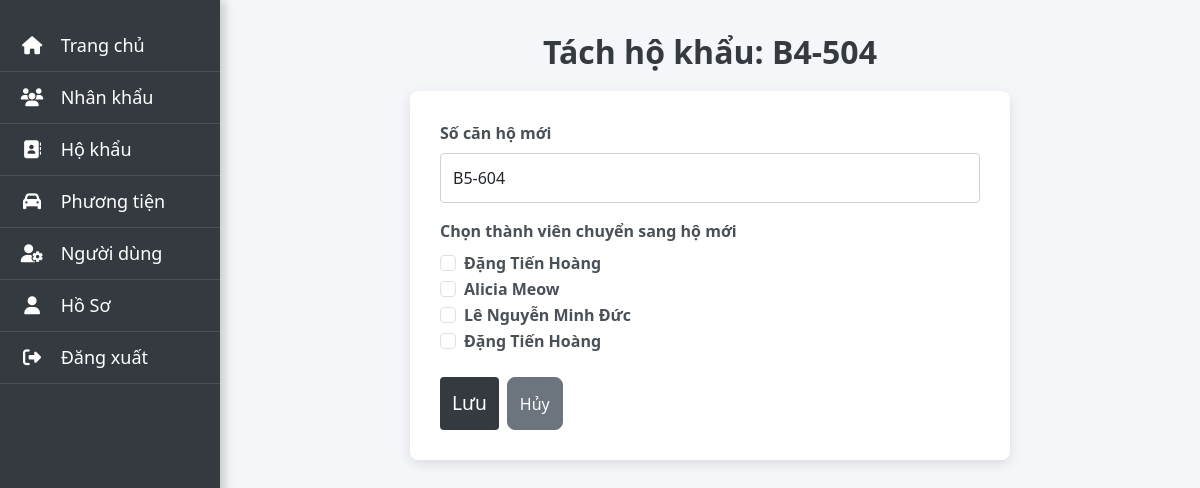
Page /quanly/ho-khau/tach/11/ (signed in) on the committed database.
### apartment_management/models.py (models this page shows, shortened)
class HoKhau(models.Model):
    TRANG_THAI_CHOICES = [
        ('Đang ở', 'Đang ở'),
        ('Đã rời đi', 'Đã rời đi'),
    ]
    so_can_ho = models.CharField(max_length=10)
    tang = models.IntegerField()
    toa_nha = models.CharField(max_length=30)
    ngay_lap = models.DateField(null=True, blank=True)
    ngay_chuyen_di = models.DateField(null=True, blank=True)
    dien_tich = models.FloatField(null=True, blank=True)
    so_xe_may = models.IntegerField(null=True, blank=True)
    so_o_to = models.IntegerField(null=True, blank=True)
    chu_ho = models.ForeignKey('NhanKhau', on_delete=models.SET_NULL, null=True, blank=True, related_name='chu_ho_cua_ho_khau')
    trang_thai = models.CharField(max_length=20, choices=TRANG_THAI_CHOICES)

class NhanKhau(models.Model):
    GIOI_TINH_CHOICES = [('Nam', 'Nam'), ('Nữ', 'Nữ')]
    TRANG_THAI_CHOICES = [
        ('Đang sinh sống', 'Đang sinh sống'),
        ('Đã chuyển đi', 'Đã chuyển đi'),
        ('Đã qua đời', 'Đã qua đời'),
    ]
    ho_khau = models.ForeignKey(HoKhau, on_delete=models.CASCADE)
    ho_ten = models.CharField(max_length=100)
    ngay_sinh = models.DateField()
    gioi_tinh = models.CharField(max_length=3, choices=GIOI_TINH_CHOICES)
    ma_can_cuoc = models.CharField(max_length=15, unique=True)
    so_dien_thoai = models.CharField(max_length=15)
    trang_thai = models.CharField(max_length=20, choices=TRANG_THAI_CHOICES, default='Đang sinh sống')
    thoi_gian_chuyen_den = models.DateField()
    thoi_gian_chuyen_di = models.DateField(null=True, blank=True)
    quan_he_voi_chu_ho = models.CharField(max_length=30, null=True, blank=True)

### apartment_management/views/quanly_views/hokhau_views.py (the view, shortened to what this page needs)
# urls.py: path('quanly/ho-khau/tach/<int:ho_id>/', hokhau_views.tach_hokhau, name='tach_hokhau'),
@login_required
@role_required('Quản lý')
def tach_hokhau(request, ho_id):
    ho_cu = get_object_or_404(HoKhau, id=ho_id)
    thanh_vien_list = ho_cu.nhankhau_set.all()
    ho_moi_list = HoKhau.objects.filter(nhankhau__isnull=True)
    return render(request, 'quanly/hokhau/tach_hokhau.html', {
        'ho': ho_cu,
        'thanh_vien_list': thanh_vien_list,
        'ho_moi_list': ho_moi_list,
    })

### apartment_management/views/nguoidung_views.py (called while the page is built)
def role_required(required_role):
    def decorator(view_func):
        @wraps(view_func)
        def _wrapped_view(request, *args, **kwargs):
            if request.user.is_authenticated:
                nguoi_dung = getattr(request.user, 'nguoidung', None)
                if nguoi_dung and nguoi_dung.vai_tro == required_role:
                    return view_func(request, *args, **kwargs)
            return redirect('login')
        return _wrapped_view
    return decorator

### apartment_management/templates/quanly/hokhau/tach_hokhau.html (shortened to what this page needs)
{% extends 'quanly/quanly_base.html' %}
{% block content %}
<h2>Tách hộ khẩu: {{ ho.so_can_ho }}</h2>
<form method="post" novalidate>
    <div class="mb-3">
        <label for="so_can_ho" class="form-label">Số căn hộ mới</label>
        <select name="so_can_ho" class="form-control" required>
            {% for ho in ho_moi_list %}
            <option value="{{ ho.id }}">{{ ho.so_can_ho }}</option>
            {% endfor %}
        </select>
    </div>
    <div class="mb-3">
        <label class="form-label">Chọn thành viên chuyển sang hộ mới</label>
        {% for tv in thanh_vien_list %}
        <div class="form-check">
            <input class="form-check-input" type="checkbox" name="thanh_vien_ids" id="tv_{{ tv.id }}" value="{{ tv.id }}">
            <label class="form-check-label" for="tv_{{ tv.id }}">{{ tv.ho_ten }}</label>
        </div>
        {% endfor %}
    </div>
    <div class="d-flex gap-2 mt-4">
        <button type="submit" class="btn btn-success">Lưu</button>
        <button type="button" class="btn btn-secondary" onclick='window.location.href="{% url 'chitiet_hokhau' ho.id %}"'>Hủy</button>
    </div>
</form>
{% endblock %}

### apartment_management/static/css/style.css (style rules this page uses)
body { font-family: 'Segoe UI', Tahoma, Geneva, Verdana, sans-serif; margin: 0; padding: 0; background-color: #f4f6f9; color: #495057; }
h1, h2, h3, h4 { font-weight: 600; color: #343a40; }
.btn { border-radius: 8px; font-weight: 500; }
.btn-secondary { background-color: #6c757d; border-color: #6c757d; color: white; transition: background-color 0.3s, transform 0.2s ease-in-out; }
h2 { text-align: center; font-size: 2rem; margin-bottom: 20px; color: #343a40; }
form { max-width: 600px; margin: 0 auto; padding: 30px; background-color: #ffffff; border-radius: 8px; box-shadow: 0 4px 12px rgba(0, 0, 0, 0.1); }
form label { font-weight: 600; color: #495057; }
form .form-control { border-radius: 4px; padding: 12px; border: 1px solid #ced4da; width: 100%; box-sizing: border-box; font-size: 1rem; }
form button[type="submit"] { padding: 12px; font-size: 1.2rem; background-color: #343a40; color: white; border: none; border-radius: 4px; cursor: pointer; transition: background-color 0.3s; }

### rows in the picture
HoKhau: so_can_ho "B4-504"
NhanKhau: ho_ten "Đặng Tiến Hoàng"
NhanKhau: ho_ten "Alicia Meow"
NhanKhau: ho_ten "Lê Nguyễn Minh Đức"
NhanKhau: ho_ten "Đặng Tiến Hoàng"

### other values in the picture
form field so_can_ho "B5-604"
